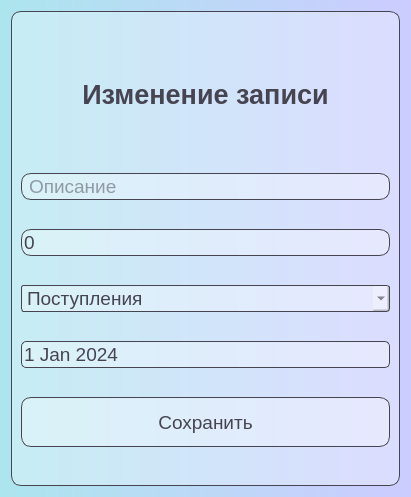
<?xml version="1.0" encoding="UTF-8"?>
<ui version="4.0">
 <class>Dialog</class>
 <widget class="QDialog" name="Dialog">
  <property name="geometry">
   <rect>
    <x>0</x>
    <y>0</y>
    <width>411</width>
    <height>497</height>
   </rect>
  </property>
  <property name="windowTitle">
   <string>Dialog</string>
  </property>
  <property name="styleSheet">
   <string notr="true">font: 10pt &quot;Noto Sans SemiCondensed&quot;;
background-color: qlineargradient(spread:pad, x1:0, y1:0, x2:1, y2:0, stop:0 rgba(172, 229, 238, 255), stop:1 rgba(204, 204, 255, 255))</string>
  </property>
  <layout class="QVBoxLayout" name="verticalLayout_2">
   <item>
    <widget class="QFrame" name="mainFrame">
     <property name="styleSheet">
      <string notr="true">background-color: rgba(255,255,255, 80);
border: 1px solid rgb(70,68,81);
color: rgb(70,68,81);
border-radius: 10;
font-size: 14pt;
</string>
     </property>
     <property name="frameShape">
      <enum>QFrame::Shape::StyledPanel</enum>
     </property>
     <property name="frameShadow">
      <enum>QFrame::Shadow::Raised</enum>
     </property>
     <layout class="QVBoxLayout" name="verticalLayout">
      <item>
       <widget class="QLabel" name="newEntryLabel">
        <property name="maximumSize">
         <size>
          <width>16777215</width>
          <height>100</height>
         </size>
        </property>
        <property name="styleSheet">
         <string notr="true">background-color: none;
border: none;
font-weight: bold;
font-size: 20pt;</string>
        </property>
        <property name="text">
         <string>Изменение записи</string>
        </property>
        <property name="alignment">
         <set>Qt::AlignmentFlag::AlignCenter</set>
        </property>
       </widget>
      </item>
      <item>
       <widget class="QLineEdit" name="descriptionLineEdit">
        <property name="styleSheet">
         <string notr="true">padding-left: 5</string>
        </property>
        <property name="inputMask">
         <string/>
        </property>
        <property name="text">
         <string/>
        </property>
        <property name="frame">
         <bool>true</bool>
        </property>
        <property name="echoMode">
         <enum>QLineEdit::EchoMode::Normal</enum>
        </property>
        <property name="cursorPosition">
         <number>0</number>
        </property>
        <property name="dragEnabled">
         <bool>false</bool>
        </property>
        <property name="readOnly">
         <bool>false</bool>
        </property>
        <property name="placeholderText">
         <string>Описание</string>
        </property>
        <property name="clearButtonEnabled">
         <bool>false</bool>
        </property>
       </widget>
      </item>
      <item>
       <widget class="QSpinBox" name="priceSpinBox">
        <property name="styleSheet">
         <string notr="true"/>
        </property>
        <property name="buttonSymbols">
         <enum>QAbstractSpinBox::ButtonSymbols::NoButtons</enum>
        </property>
        <property name="minimum">
         <number>0</number>
        </property>
        <property name="maximum">
         <number>100000000</number>
        </property>
        <property name="value">
         <number>0</number>
        </property>
       </widget>
      </item>
      <item>
       <widget class="QComboBox" name="categoryComboBox">
        <property name="contextMenuPolicy">
         <enum>Qt::ContextMenuPolicy::DefaultContextMenu</enum>
        </property>
        <property name="styleSheet">
         <string notr="true">QComboBox {
    border-radius: 3px;
    padding-left: 5px;
}

QComboBox QAbstractItemView {
    background-color: white;
}</string>
        </property>
        <property name="editable">
         <bool>false</bool>
        </property>
        <property name="currentText">
         <string>Поступления</string>
        </property>
        <property name="currentIndex">
         <number>0</number>
        </property>
        <property name="placeholderText">
         <string>Категория</string>
        </property>
        <property name="duplicatesEnabled">
         <bool>false</bool>
        </property>
        <property name="frame">
         <bool>true</bool>
        </property>
        <item>
         <property name="text">
          <string>Поступления</string>
         </property>
        </item>
        <item>
         <property name="text">
          <string>Авиабилеты</string>
         </property>
        </item>
        <item>
         <property name="text">
          <string>Автоуслуги</string>
         </property>
        </item>
        <item>
         <property name="text">
          <string>Аптеки</string>
         </property>
        </item>
        <item>
         <property name="text">
          <string>Аренда авто</string>
         </property>
        </item>
        <item>
         <property name="text">
          <string>Благотворительность</string>
         </property>
        </item>
        <item>
         <property name="text">
          <string>Дом, ремонт</string>
         </property>
        </item>
        <item>
         <property name="text">
          <string>Ж/д билеты</string>
         </property>
        </item>
        <item>
         <property name="text">
          <string>Животные</string>
         </property>
        </item>
        <item>
         <property name="text">
          <string>Искусство</string>
         </property>
        </item>
        <item>
         <property name="text">
          <string>Кино</string>
         </property>
        </item>
        <item>
         <property name="text">
          <string>Красота</string>
         </property>
        </item>
        <item>
         <property name="text">
          <string>Медицинские услуги</string>
         </property>
        </item>
        <item>
         <property name="text">
          <string>Музыка</string>
         </property>
        </item>
        <item>
         <property name="text">
          <string>Образование</string>
         </property>
        </item>
        <item>
         <property name="text">
          <string>Одежда, обувь</string>
         </property>
        </item>
        <item>
         <property name="text">
          <string>Отели</string>
         </property>
        </item>
        <item>
         <property name="text">
          <string>Развлечения</string>
         </property>
        </item>
        <item>
         <property name="text">
          <string>Рестораны</string>
         </property>
        </item>
        <item>
         <property name="text">
          <string>Связь</string>
         </property>
        </item>
        <item>
         <property name="text">
          <string>Сервис-услуги</string>
         </property>
        </item>
        <item>
         <property name="text">
          <string>Спорттовары</string>
         </property>
        </item>
        <item>
         <property name="text">
          <string>Сувениры</string>
         </property>
        </item>
        <item>
         <property name="text">
          <string>Супермаркеты</string>
         </property>
        </item>
        <item>
         <property name="text">
          <string>Топливо</string>
         </property>
        </item>
        <item>
         <property name="text">
          <string>Транспорт</string>
         </property>
        </item>
        <item>
         <property name="text">
          <string>Фастфуд</string>
         </property>
        </item>
        <item>
         <property name="text">
          <string>Финансовые услуги</string>
         </property>
        </item>
        <item>
         <property name="text">
          <string>Фото/видео</string>
         </property>
        </item>
        <item>
         <property name="text">
          <string>Цветы</string>
         </property>
        </item>
        <item>
         <property name="text">
          <string>Частные услуги</string>
         </property>
        </item>
        <item>
         <property name="text">
          <string>Прочее</string>
         </property>
        </item>
       </widget>
      </item>
      <item>
       <widget class="QDateEdit" name="dateEdit">
        <property name="styleSheet">
         <string notr="true">border-radius: 5;</string>
        </property>
        <property name="buttonSymbols">
         <enum>QAbstractSpinBox::ButtonSymbols::NoButtons</enum>
        </property>
        <property name="maximumDate">
         <date>
          <year>2100</year>
          <month>12</month>
          <day>31</day>
         </date>
        </property>
        <property name="date">
         <date>
          <year>2024</year>
          <month>1</month>
          <day>1</day>
         </date>
        </property>
       </widget>
      </item>
      <item>
       <widget class="QPushButton" name="saveButton">
        <property name="maximumSize">
         <size>
          <width>16777215</width>
          <height>50</height>
         </size>
        </property>
        <property name="styleSheet">
         <string notr="true">QPushButton { 
background-color: rgba(255,255,255, 80);
border: 1px solid rgb(70,68,81);
}
QPushButton:hover {
background-color: rgba(255,255,255, 110);
}
QPushButton:pressed {
background-color: rgba(255,255,255, 150);
}</string>
        </property>
        <property name="text">
         <string>Сохранить</string>
        </property>
       </widget>
      </item>
     </layout>
    </widget>
   </item>
  </layout>
 </widget>
 <resources/>
 <connections/>
</ui>
